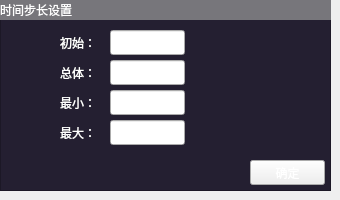
        <widget class="QWidget" name="tab_12">
         <attribute name="title">
          <string>时间步长</string>
         </attribute>
         <widget class="QListView" name="listView_3">
          <property name="geometry">
           <rect>
            <x>0</x>
            <y>0</y>
            <width>331</width>
            <height>191</height>
           </rect>
          </property>
          <property name="styleSheet">
           <string notr="true">background-color: rgb(36, 31, 49);</string>
          </property>
         </widget>
         <widget class="QLabel" name="label_34">
          <property name="geometry">
           <rect>
            <x>60</x>
            <y>30</y>
            <width>50</width>
            <height>25</height>
           </rect>
          </property>
          <property name="minimumSize">
           <size>
            <width>50</width>
            <height>25</height>
           </size>
          </property>
          <property name="maximumSize">
           <size>
            <width>50</width>
            <height>25</height>
           </size>
          </property>
          <property name="styleSheet">
           <string notr="true">color: rgb(255, 255, 255);
background-color: rgb(36, 31, 49);</string>
          </property>
          <property name="text">
           <string>初始：</string>
          </property>
         </widget>
         <widget class="QPushButton" name="pushButton_Step">
          <property name="geometry">
           <rect>
            <x>250</x>
            <y>160</y>
            <width>75</width>
            <height>25</height>
           </rect>
          </property>
          <property name="minimumSize">
           <size>
            <width>75</width>
            <height>25</height>
           </size>
          </property>
          <property name="maximumSize">
           <size>
            <width>75</width>
            <height>25</height>
           </size>
          </property>
          <property name="styleSheet">
           <string notr="true">color: rgb(255, 255, 255);</string>
          </property>
          <property name="text">
           <string>确定</string>
          </property>
         </widget>
         <widget class="QLabel" name="label_20">
          <property name="geometry">
           <rect>
            <x>0</x>
            <y>0</y>
            <width>331</width>
            <height>20</height>
           </rect>
          </property>
          <property name="styleSheet">
           <string notr="true">background-color: rgb(119, 118, 123);
color: rgb(255, 255, 255);</string>
          </property>
          <property name="text">
           <string>时间步长设置</string>
          </property>
         </widget>
         <widget class="QLineEdit" name="init_step">
          <property name="geometry">
           <rect>
            <x>110</x>
            <y>30</y>
            <width>75</width>
            <height>25</height>
           </rect>
          </property>
          <property name="minimumSize">
           <size>
            <width>75</width>
            <height>25</height>
           </size>
          </property>
          <property name="maximumSize">
           <size>
            <width>75</width>
            <height>25</height>
           </size>
          </property>
          <property name="styleSheet">
           <string notr="true">color: rgb(255, 255, 255);</string>
          </property>
          <property name="text">
           <string>1e-2</string>
          </property>
         </widget>
         <widget class="QLabel" name="label_35">
          <property name="geometry">
           <rect>
            <x>60</x>
            <y>60</y>
            <width>50</width>
            <height>25</height>
           </rect>
          </property>
          <property name="minimumSize">
           <size>
            <width>50</width>
            <height>25</height>
           </size>
          </property>
          <property name="maximumSize">
           <size>
            <width>50</width>
            <height>25</height>
           </size>
          </property>
          <property name="styleSheet">
           <string notr="true">color: rgb(255, 255, 255);
background-color: rgb(36, 31, 49);</string>
          </property>
          <property name="text">
           <string>总体：</string>
          </property>
         </widget>
         <widget class="QLabel" name="label_38">
          <property name="geometry">
           <rect>
            <x>60</x>
            <y>90</y>
            <width>50</width>
            <height>25</height>
           </rect>
          </property>
          <property name="minimumSize">
           <size>
            <width>50</width>
            <height>25</height>
           </size>
          </property>
          <property name="maximumSize">
           <size>
            <width>50</width>
            <height>25</height>
           </size>
          </property>
          <property name="styleSheet">
           <string notr="true">color: rgb(255, 255, 255);
background-color: rgb(36, 31, 49);</string>
          </property>
          <property name="text">
           <string>最小：</string>
          </property>
         </widget>
         <widget class="QLabel" name="label_39">
          <property name="geometry">
           <rect>
            <x>60</x>
            <y>120</y>
            <width>50</width>
            <height>25</height>
           </rect>
          </property>
          <property name="minimumSize">
           <size>
            <width>50</width>
            <height>25</height>
           </size>
          </property>
          <property name="maximumSize">
           <size>
            <width>50</width>
            <height>25</height>
           </size>
          </property>
          <property name="styleSheet">
           <string notr="true">color: rgb(255, 255, 255);
background-color: rgb(36, 31, 49);</string>
          </property>
          <property name="text">
           <string>最大：</string>
          </property>
         </widget>
         <widget class="QLineEdit" name="all_step">
          <property name="geometry">
           <rect>
            <x>110</x>
            <y>60</y>
            <width>75</width>
            <height>25</height>
           </rect>
          </property>
          <property name="minimumSize">
           <size>
            <width>75</width>
            <height>25</height>
           </size>
          </property>
          <property name="maximumSize">
           <size>
            <width>75</width>
            <height>25</height>
           </size>
          </property>
          <property name="styleSheet">
           <string notr="true">color: rgb(255, 255, 255);</string>
          </property>
          <property name="text">
           <string>1</string>
          </property>
         </widget>
         <widget class="QLineEdit" name="min_step">
          <property name="geometry">
           <rect>
            <x>110</x>
            <y>90</y>
            <width>75</width>
            <height>25</height>
           </rect>
          </property>
          <property name="minimumSize">
           <size>
            <width>75</width>
            <height>25</height>
           </size>
          </property>
          <property name="maximumSize">
           <size>
            <width>75</width>
            <height>25</height>
           </size>
          </property>
          <property name="styleSheet">
           <string notr="true">color: rgb(255, 255, 255);</string>
          </property>
          <property name="text">
           <string>1e-8</string>
          </property>
         </widget>
         <widget class="QLineEdit" name="max_step">
          <property name="geometry">
           <rect>
            <x>110</x>
            <y>120</y>
            <width>75</width>
            <height>25</height>
           </rect>
          </property>
          <property name="minimumSize">
           <size>
            <width>75</width>
            <height>25</height>
           </size>
          </property>
          <property name="maximumSize">
           <size>
            <width>75</width>
            <height>25</height>
           </size>
          </property>
          <property name="styleSheet">
           <string notr="true">color: rgb(255, 255, 255);</string>
          </property>
          <property name="text">
           <string>1</string>
          </property>
         </widget>
        </widget>
